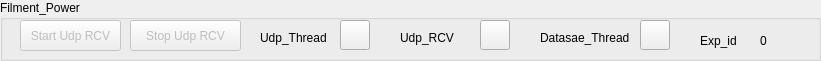
    <widget class="QGroupBox" name="groupBox_21">
     <property name="geometry">
      <rect>
       <x>0</x>
       <y>240</y>
       <width>821</width>
       <height>61</height>
      </rect>
     </property>
     <property name="title">
      <string>Filment_Power</string>
     </property>
     <widget class="QPushButton" name="pushButton_205">
      <property name="enabled">
       <bool>false</bool>
      </property>
      <property name="geometry">
       <rect>
        <x>20</x>
        <y>20</y>
        <width>101</width>
        <height>31</height>
       </rect>
      </property>
      <property name="text">
       <string>Start Udp RCV</string>
      </property>
     </widget>
     <widget class="QPushButton" name="pushButton_206">
      <property name="enabled">
       <bool>false</bool>
      </property>
      <property name="geometry">
       <rect>
        <x>130</x>
        <y>20</y>
        <width>111</width>
        <height>31</height>
       </rect>
      </property>
      <property name="text">
       <string>Stop Udp RCV</string>
      </property>
     </widget>
     <widget class="QPushButton" name="pushButton_207">
      <property name="geometry">
       <rect>
        <x>640</x>
        <y>20</y>
        <width>30</width>
        <height>30</height>
       </rect>
      </property>
      <property name="styleSheet">
       <string notr="true"/>
      </property>
      <property name="text">
       <string/>
      </property>
     </widget>
     <widget class="QLabel" name="label_169">
      <property name="geometry">
       <rect>
        <x>260</x>
        <y>30</y>
        <width>91</width>
        <height>16</height>
       </rect>
      </property>
      <property name="text">
       <string>Udp_Thread</string>
      </property>
     </widget>
     <widget class="QLabel" name="label_170">
      <property name="geometry">
       <rect>
        <x>760</x>
        <y>30</y>
        <width>21</width>
        <height>21</height>
       </rect>
      </property>
      <property name="text">
       <string>0</string>
      </property>
     </widget>
     <widget class="QPushButton" name="pushButton_208">
      <property name="geometry">
       <rect>
        <x>480</x>
        <y>20</y>
        <width>30</width>
        <height>30</height>
       </rect>
      </property>
      <property name="styleSheet">
       <string notr="true"/>
      </property>
      <property name="text">
       <string/>
      </property>
     </widget>
     <widget class="QLabel" name="label_171">
      <property name="geometry">
       <rect>
        <x>700</x>
        <y>30</y>
        <width>41</width>
        <height>21</height>
       </rect>
      </property>
      <property name="text">
       <string>Exp_id</string>
      </property>
     </widget>
     <widget class="QLabel" name="label_172">
      <property name="geometry">
       <rect>
        <x>540</x>
        <y>30</y>
        <width>121</width>
        <height>16</height>
       </rect>
      </property>
      <property name="text">
       <string>Datasae_Thread</string>
      </property>
     </widget>
     <widget class="QPushButton" name="pushButton_209">
      <property name="geometry">
       <rect>
        <x>340</x>
        <y>20</y>
        <width>30</width>
        <height>30</height>
       </rect>
      </property>
      <property name="styleSheet">
       <string notr="true"/>
      </property>
      <property name="text">
       <string/>
      </property>
     </widget>
     <widget class="QLabel" name="label_173">
      <property name="geometry">
       <rect>
        <x>400</x>
        <y>30</y>
        <width>91</width>
        <height>16</height>
       </rect>
      </property>
      <property name="text">
       <string>Udp_RCV</string>
      </property>
     </widget>
    </widget>
